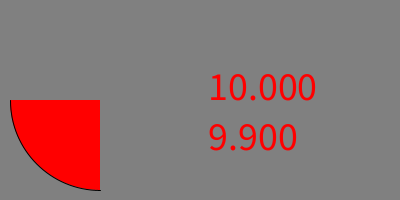
Frame 1 (no input)
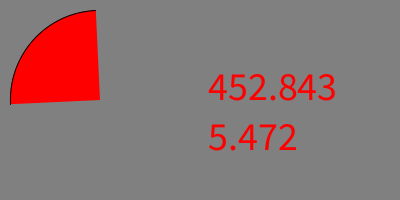
Frame 60 (the mouse pressed at the canvas centre just before this capture)
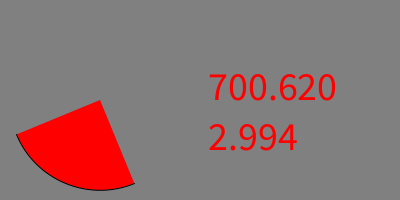
Frame 120 (the mouse held since frame 60 and released just before this capture)

The Processing sketch that drew these frames (run headless with seeded random() and noise(); from frame 60 on, the mouse is pressed at the canvas centre):

// Processing sketch: week16_5
// ── week16_5.pde
void setup()
{
  size(400,200);
  fill(255,0,0);
  textSize(40);  
}

float shift = 0;
float v = 10; //一開始速度10

void draw() // 畫,每秒60次
{
  background(128,128,128); // RGB三色
  float start = radians(90+shift); 
  float stop = radians(180+shift); 
  arc(100,100, 180,180, start,stop);
  if( v > 0.0001 )
  {
    shift += v; //轉動速度
    v = v * 0.99; //會慢慢減速
    text(shift,200,100); //印出shift
    text(v,200,150); //印出轉動速度
  }
}
 
